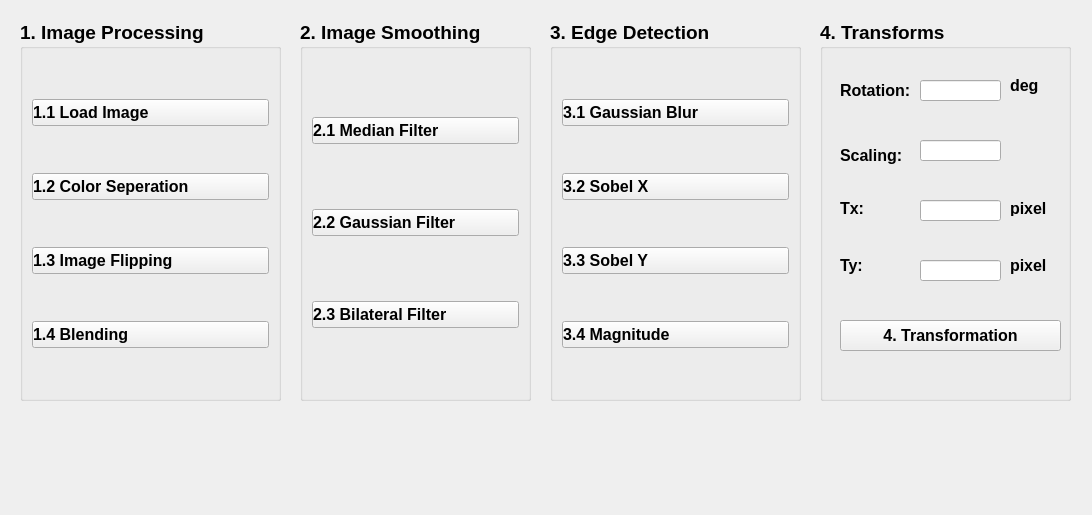
<?xml version="1.0" encoding="UTF-8"?>
<ui version="4.0">
 <class>MainWindow</class>
 <widget class="QMainWindow" name="MainWindow">
  <property name="geometry">
   <rect>
    <x>0</x>
    <y>0</y>
    <width>1092</width>
    <height>515</height>
   </rect>
  </property>
  <property name="windowTitle">
   <string>HW1</string>
  </property>
  <property name="layoutDirection">
   <enum>Qt::LeftToRight</enum>
  </property>
  <property name="styleSheet">
   <string notr="true"/>
  </property>
  <widget class="QWidget" name="centralwidget">
   <widget class="QGroupBox" name="groupBox">
    <property name="geometry">
     <rect>
      <x>20</x>
      <y>20</y>
      <width>261</width>
      <height>381</height>
     </rect>
    </property>
    <property name="font">
     <font>
      <pointsize>14</pointsize>
      <weight>75</weight>
      <bold>true</bold>
     </font>
    </property>
    <property name="styleSheet">
     <string notr="true">Text-align:left</string>
    </property>
    <property name="title">
     <string>1. Image Processing</string>
    </property>
    <layout class="QGridLayout" name="gridLayout">
     <item row="0" column="0">
      <widget class="QPushButton" name="pushButton1_1">
       <property name="font">
        <font>
         <pointsize>12</pointsize>
         <weight>75</weight>
         <bold>true</bold>
        </font>
       </property>
       <property name="layoutDirection">
        <enum>Qt::LeftToRight</enum>
       </property>
       <property name="text">
        <string>1.1 Load Image</string>
       </property>
      </widget>
     </item>
     <item row="1" column="0">
      <widget class="QPushButton" name="pushButton1_2">
       <property name="font">
        <font>
         <pointsize>12</pointsize>
         <weight>75</weight>
         <bold>true</bold>
        </font>
       </property>
       <property name="text">
        <string>1.2 Color Seperation</string>
       </property>
      </widget>
     </item>
     <item row="2" column="0">
      <widget class="QPushButton" name="pushButton1_3">
       <property name="font">
        <font>
         <pointsize>12</pointsize>
         <weight>75</weight>
         <bold>true</bold>
        </font>
       </property>
       <property name="text">
        <string>1.3 Image Flipping</string>
       </property>
      </widget>
     </item>
     <item row="3" column="0">
      <widget class="QPushButton" name="pushButton1_4">
       <property name="font">
        <font>
         <pointsize>12</pointsize>
         <weight>75</weight>
         <bold>true</bold>
        </font>
       </property>
       <property name="text">
        <string>1.4 Blending</string>
       </property>
      </widget>
     </item>
    </layout>
   </widget>
   <widget class="QGroupBox" name="groupBox_2">
    <property name="geometry">
     <rect>
      <x>300</x>
      <y>20</y>
      <width>231</width>
      <height>381</height>
     </rect>
    </property>
    <property name="font">
     <font>
      <pointsize>14</pointsize>
      <weight>75</weight>
      <bold>true</bold>
     </font>
    </property>
    <property name="styleSheet">
     <string notr="true">Text-align:left</string>
    </property>
    <property name="title">
     <string>2. Image Smoothing</string>
    </property>
    <layout class="QGridLayout" name="gridLayout_2">
     <item row="1" column="0">
      <widget class="QPushButton" name="pushButton2_2">
       <property name="font">
        <font>
         <pointsize>12</pointsize>
         <weight>75</weight>
         <bold>true</bold>
        </font>
       </property>
       <property name="text">
        <string>2.2 Gaussian Filter</string>
       </property>
      </widget>
     </item>
     <item row="2" column="0">
      <widget class="QPushButton" name="pushButton2_3">
       <property name="font">
        <font>
         <pointsize>12</pointsize>
         <weight>75</weight>
         <bold>true</bold>
        </font>
       </property>
       <property name="text">
        <string>2.3 Bilateral Filter</string>
       </property>
      </widget>
     </item>
     <item row="0" column="0">
      <widget class="QPushButton" name="pushButton2_1">
       <property name="font">
        <font>
         <pointsize>12</pointsize>
         <weight>75</weight>
         <bold>true</bold>
        </font>
       </property>
       <property name="layoutDirection">
        <enum>Qt::LeftToRight</enum>
       </property>
       <property name="text">
        <string>2.1 Median Filter</string>
       </property>
      </widget>
     </item>
    </layout>
   </widget>
   <widget class="QGroupBox" name="groupBox_3">
    <property name="geometry">
     <rect>
      <x>550</x>
      <y>20</y>
      <width>251</width>
      <height>381</height>
     </rect>
    </property>
    <property name="font">
     <font>
      <pointsize>14</pointsize>
      <weight>75</weight>
      <bold>true</bold>
     </font>
    </property>
    <property name="styleSheet">
     <string notr="true">Text-align:left</string>
    </property>
    <property name="title">
     <string>3. Edge Detection</string>
    </property>
    <layout class="QGridLayout" name="gridLayout_3">
     <item row="0" column="0">
      <widget class="QPushButton" name="pushButton3_1">
       <property name="font">
        <font>
         <pointsize>12</pointsize>
         <weight>75</weight>
         <bold>true</bold>
        </font>
       </property>
       <property name="layoutDirection">
        <enum>Qt::LeftToRight</enum>
       </property>
       <property name="text">
        <string>3.1 Gaussian Blur</string>
       </property>
      </widget>
     </item>
     <item row="1" column="0">
      <widget class="QPushButton" name="pushButton3_2">
       <property name="font">
        <font>
         <pointsize>12</pointsize>
         <weight>75</weight>
         <bold>true</bold>
        </font>
       </property>
       <property name="text">
        <string>3.2 Sobel X</string>
       </property>
      </widget>
     </item>
     <item row="2" column="0">
      <widget class="QPushButton" name="pushButton3_3">
       <property name="font">
        <font>
         <pointsize>12</pointsize>
         <weight>75</weight>
         <bold>true</bold>
        </font>
       </property>
       <property name="text">
        <string>3.3 Sobel Y</string>
       </property>
      </widget>
     </item>
     <item row="3" column="0">
      <widget class="QPushButton" name="pushButton3_4">
       <property name="font">
        <font>
         <pointsize>12</pointsize>
         <weight>75</weight>
         <bold>true</bold>
        </font>
       </property>
       <property name="text">
        <string>3.4 Magnitude</string>
       </property>
      </widget>
     </item>
    </layout>
   </widget>
   <widget class="QGroupBox" name="groupBox_4">
    <property name="geometry">
     <rect>
      <x>820</x>
      <y>20</y>
      <width>251</width>
      <height>381</height>
     </rect>
    </property>
    <property name="font">
     <font>
      <pointsize>14</pointsize>
      <weight>75</weight>
      <bold>true</bold>
     </font>
    </property>
    <property name="styleSheet">
     <string notr="true">Text-align:left</string>
    </property>
    <property name="title">
     <string>4. Transforms</string>
    </property>
    <widget class="QPushButton" name="pushButton4">
     <property name="geometry">
      <rect>
       <x>20</x>
       <y>300</y>
       <width>221</width>
       <height>31</height>
      </rect>
     </property>
     <property name="font">
      <font>
       <pointsize>12</pointsize>
       <weight>75</weight>
       <bold>true</bold>
      </font>
     </property>
     <property name="styleSheet">
      <string notr="true">Text-align:center</string>
     </property>
     <property name="text">
      <string>4. Transformation</string>
     </property>
    </widget>
    <widget class="QWidget" name="widget" native="true">
     <property name="geometry">
      <rect>
       <x>10</x>
       <y>50</y>
       <width>231</width>
       <height>41</height>
      </rect>
     </property>
     <property name="font">
      <font>
       <pointsize>12</pointsize>
       <weight>75</weight>
       <bold>true</bold>
      </font>
     </property>
     <widget class="QLabel" name="label_2">
      <property name="geometry">
       <rect>
        <x>10</x>
        <y>10</y>
        <width>81</width>
        <height>21</height>
       </rect>
      </property>
      <property name="font">
       <font>
        <pointsize>12</pointsize>
        <weight>75</weight>
        <bold>true</bold>
       </font>
      </property>
      <property name="text">
       <string>Rotation: </string>
      </property>
     </widget>
     <widget class="QLineEdit" name="input4_1">
      <property name="geometry">
       <rect>
        <x>90</x>
        <y>10</y>
        <width>81</width>
        <height>21</height>
       </rect>
      </property>
      <property name="font">
       <font>
        <pointsize>12</pointsize>
        <weight>75</weight>
        <bold>true</bold>
       </font>
      </property>
     </widget>
     <widget class="QLabel" name="label">
      <property name="geometry">
       <rect>
        <x>180</x>
        <y>0</y>
        <width>41</width>
        <height>31</height>
       </rect>
      </property>
      <property name="font">
       <font>
        <pointsize>12</pointsize>
        <weight>75</weight>
        <bold>true</bold>
       </font>
      </property>
      <property name="text">
       <string>deg</string>
      </property>
     </widget>
    </widget>
    <widget class="QWidget" name="widget_2" native="true">
     <property name="geometry">
      <rect>
       <x>10</x>
       <y>110</y>
       <width>231</width>
       <height>41</height>
      </rect>
     </property>
     <property name="font">
      <font>
       <pointsize>12</pointsize>
       <weight>75</weight>
       <bold>true</bold>
      </font>
     </property>
     <widget class="QLabel" name="label_5">
      <property name="geometry">
       <rect>
        <x>10</x>
        <y>10</y>
        <width>71</width>
        <height>31</height>
       </rect>
      </property>
      <property name="font">
       <font>
        <pointsize>12</pointsize>
        <weight>75</weight>
        <bold>true</bold>
       </font>
      </property>
      <property name="text">
       <string>Scaling: </string>
      </property>
     </widget>
     <widget class="QLineEdit" name="input4_2">
      <property name="geometry">
       <rect>
        <x>90</x>
        <y>10</y>
        <width>81</width>
        <height>21</height>
       </rect>
      </property>
      <property name="font">
       <font>
        <pointsize>12</pointsize>
        <weight>75</weight>
        <bold>true</bold>
       </font>
      </property>
     </widget>
    </widget>
    <widget class="QWidget" name="widget_3" native="true">
     <property name="geometry">
      <rect>
       <x>10</x>
       <y>170</y>
       <width>231</width>
       <height>41</height>
      </rect>
     </property>
     <property name="font">
      <font>
       <pointsize>12</pointsize>
       <weight>75</weight>
       <bold>true</bold>
      </font>
     </property>
     <widget class="QLabel" name="label_6">
      <property name="geometry">
       <rect>
        <x>10</x>
        <y>10</y>
        <width>71</width>
        <height>16</height>
       </rect>
      </property>
      <property name="font">
       <font>
        <pointsize>12</pointsize>
        <weight>75</weight>
        <bold>true</bold>
       </font>
      </property>
      <property name="text">
       <string>Tx:</string>
      </property>
     </widget>
     <widget class="QLineEdit" name="input4_3">
      <property name="geometry">
       <rect>
        <x>90</x>
        <y>10</y>
        <width>81</width>
        <height>21</height>
       </rect>
      </property>
      <property name="font">
       <font>
        <pointsize>12</pointsize>
        <weight>75</weight>
        <bold>true</bold>
       </font>
      </property>
     </widget>
     <widget class="QLabel" name="label_7">
      <property name="geometry">
       <rect>
        <x>180</x>
        <y>10</y>
        <width>51</width>
        <height>16</height>
       </rect>
      </property>
      <property name="font">
       <font>
        <pointsize>12</pointsize>
        <weight>75</weight>
        <bold>true</bold>
       </font>
      </property>
      <property name="text">
       <string>pixel</string>
      </property>
     </widget>
    </widget>
    <widget class="QWidget" name="widget_4" native="true">
     <property name="geometry">
      <rect>
       <x>10</x>
       <y>230</y>
       <width>231</width>
       <height>41</height>
      </rect>
     </property>
     <property name="font">
      <font>
       <pointsize>12</pointsize>
       <weight>75</weight>
       <bold>true</bold>
      </font>
     </property>
     <widget class="QLabel" name="label_8">
      <property name="geometry">
       <rect>
        <x>10</x>
        <y>0</y>
        <width>71</width>
        <height>31</height>
       </rect>
      </property>
      <property name="font">
       <font>
        <pointsize>12</pointsize>
        <weight>75</weight>
        <bold>true</bold>
       </font>
      </property>
      <property name="text">
       <string>Ty:</string>
      </property>
     </widget>
     <widget class="QLineEdit" name="input4_4">
      <property name="geometry">
       <rect>
        <x>90</x>
        <y>10</y>
        <width>81</width>
        <height>21</height>
       </rect>
      </property>
      <property name="font">
       <font>
        <pointsize>12</pointsize>
        <weight>75</weight>
        <bold>true</bold>
       </font>
      </property>
     </widget>
     <widget class="QLabel" name="label_9">
      <property name="geometry">
       <rect>
        <x>180</x>
        <y>0</y>
        <width>51</width>
        <height>31</height>
       </rect>
      </property>
      <property name="font">
       <font>
        <pointsize>12</pointsize>
        <weight>75</weight>
        <bold>true</bold>
       </font>
      </property>
      <property name="text">
       <string>pixel</string>
      </property>
     </widget>
    </widget>
   </widget>
  </widget>
 </widget>
 <resources/>
 <connections/>
</ui>
